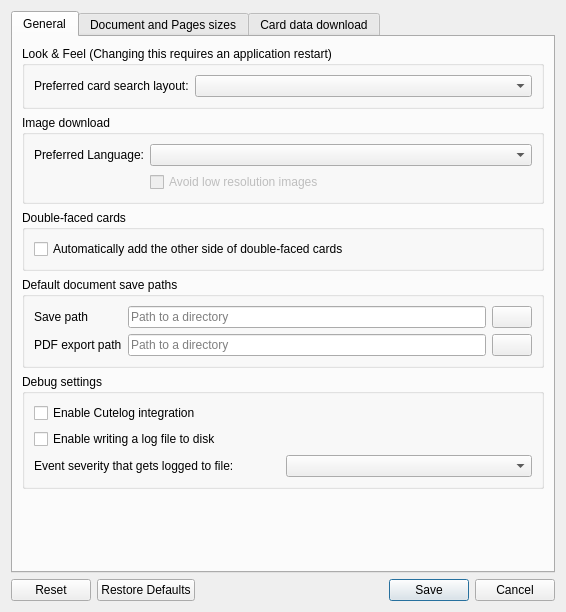
<?xml version="1.0" encoding="UTF-8"?>
<ui version="4.0">
 <class>Dialog</class>
 <widget class="QDialog" name="Dialog">
  <property name="geometry">
   <rect>
    <x>0</x>
    <y>0</y>
    <width>566</width>
    <height>612</height>
   </rect>
  </property>
  <property name="windowTitle">
   <string>Settings</string>
  </property>
  <layout class="QVBoxLayout" name="verticalLayout_3">
   <item>
    <widget class="QTabWidget" name="tab_widget">
     <property name="currentIndex">
      <number>0</number>
     </property>
     <widget class="QWidget" name="tab_general">
      <attribute name="title">
       <string>General</string>
      </attribute>
      <layout class="QVBoxLayout" name="verticalLayout_2">
       <item>
        <widget class="QGroupBox" name="look_and_feel_settings_group_box">
         <property name="title">
          <string>Look &amp;&amp; Feel (Changing this requires an application restart)</string>
         </property>
         <layout class="QFormLayout" name="formLayout">
          <item row="0" column="0">
           <widget class="QLabel" name="add_card_widget_style_label">
            <property name="text">
             <string>Preferred card search layout:</string>
            </property>
            <property name="buddy">
             <cstring>add_card_widget_style_combo_box</cstring>
            </property>
           </widget>
          </item>
          <item row="0" column="1">
           <widget class="QComboBox" name="add_card_widget_style_combo_box">
            <property name="sizePolicy">
             <sizepolicy hsizetype="Expanding" vsizetype="Fixed">
              <horstretch>0</horstretch>
              <verstretch>0</verstretch>
             </sizepolicy>
            </property>
            <property name="toolTip">
             <string>Horizontal adds a wide search area above the currently edited page.
Vertical adds a tall search area between the page list and the currently edited page.</string>
            </property>
           </widget>
          </item>
         </layout>
        </widget>
       </item>
       <item>
        <widget class="QGroupBox" name="image_download_group_box">
         <property name="title">
          <string>Image download</string>
         </property>
         <layout class="QGridLayout" name="gridLayout_2">
          <item row="1" column="1">
           <widget class="QCheckBox" name="avoid_low_res_images_check_box">
            <property name="enabled">
             <bool>false</bool>
            </property>
            <property name="toolTip">
             <string>&lt;html&gt;&lt;head/&gt;&lt;body&gt;&lt;p&gt;If no high-resolution scan of a card is available in your preferred language, use high-resolution English cards instead.&lt;/p&gt;&lt;p&gt;This only has an effect, if the preferred language is not English.&lt;/p&gt;&lt;/body&gt;&lt;/html&gt;</string>
            </property>
            <property name="text">
             <string>Avoid low resolution images</string>
            </property>
            <property name="tristate">
             <bool>false</bool>
            </property>
           </widget>
          </item>
          <item row="0" column="0">
           <widget class="QLabel" name="preferred_language_label">
            <property name="text">
             <string>Preferred Language:</string>
            </property>
            <property name="buddy">
             <cstring>preferred_language_combo_box</cstring>
            </property>
           </widget>
          </item>
          <item row="0" column="1">
           <widget class="QComboBox" name="preferred_language_combo_box">
            <property name="sizePolicy">
             <sizepolicy hsizetype="Expanding" vsizetype="Fixed">
              <horstretch>0</horstretch>
              <verstretch>0</verstretch>
             </sizepolicy>
            </property>
            <property name="toolTip">
             <string>The preferred card image language. Will fallback to English, if the card is unavailable in the preferred language.</string>
            </property>
           </widget>
          </item>
         </layout>
        </widget>
       </item>
       <item>
        <widget class="QGroupBox" name="double_faced_cards_group_box">
         <property name="title">
          <string>Double-faced cards</string>
         </property>
         <layout class="QVBoxLayout" name="verticalLayout_5">
          <item>
           <widget class="QCheckBox" name="automatically_add_opposing_faces">
            <property name="toolTip">
             <string>When adding double-faced cards, automatically add the same number of copies of the other side.
Uses the appropriate, matching other card side.
Uncheck to disable this automatism.</string>
            </property>
            <property name="text">
             <string>Automatically add the other side of double-faced cards</string>
            </property>
           </widget>
          </item>
         </layout>
        </widget>
       </item>
       <item>
        <widget class="QGroupBox" name="default_paths_group_box">
         <property name="title">
          <string>Default document save paths</string>
         </property>
         <layout class="QGridLayout" name="gridLayout_4">
          <item row="1" column="1">
           <widget class="QLineEdit" name="pdf_save_path">
            <property name="whatsThis">
             <string>If set, use this as the default location for saving exported PDF documents.</string>
            </property>
            <property name="inputMethodHints">
             <set>Qt::ImhNoAutoUppercase</set>
            </property>
            <property name="placeholderText">
             <string>Path to a directory</string>
            </property>
            <property name="clearButtonEnabled">
             <bool>true</bool>
            </property>
           </widget>
          </item>
          <item row="0" column="1">
           <widget class="QLineEdit" name="document_save_path">
            <property name="whatsThis">
             <string>If set, use this as the default location for saving documents.</string>
            </property>
            <property name="inputMethodHints">
             <set>Qt::ImhNoAutoUppercase</set>
            </property>
            <property name="placeholderText">
             <string>Path to a directory</string>
            </property>
            <property name="clearButtonEnabled">
             <bool>true</bool>
            </property>
           </widget>
          </item>
          <item row="0" column="0">
           <widget class="QLabel" name="document_save_path_label">
            <property name="text">
             <string>Save path</string>
            </property>
            <property name="buddy">
             <cstring>document_save_path</cstring>
            </property>
           </widget>
          </item>
          <item row="1" column="0">
           <widget class="QLabel" name="pdf_save_path_label">
            <property name="text">
             <string>PDF export path</string>
            </property>
            <property name="buddy">
             <cstring>pdf_save_path</cstring>
            </property>
           </widget>
          </item>
          <item row="0" column="2">
           <widget class="QPushButton" name="document_save_path_browse_button">
            <property name="toolTip">
             <string>Browse…</string>
            </property>
            <property name="text">
             <string/>
            </property>
            <property name="icon">
             <iconset theme="document-open">
              <normaloff>.</normaloff>.</iconset>
            </property>
           </widget>
          </item>
          <item row="1" column="2">
           <widget class="QPushButton" name="pdf_save_path_browse_button">
            <property name="toolTip">
             <string>Browse…</string>
            </property>
            <property name="text">
             <string/>
            </property>
            <property name="icon">
             <iconset theme="document-open">
              <normaloff>.</normaloff>.</iconset>
            </property>
           </widget>
          </item>
         </layout>
        </widget>
       </item>
       <item>
        <widget class="QGroupBox" name="groupBox">
         <property name="title">
          <string>Debug settings</string>
         </property>
         <layout class="QGridLayout" name="gridLayout_5">
          <item row="0" column="0" colspan="2">
           <widget class="QCheckBox" name="enable_cutelog_integration">
            <property name="toolTip">
             <string>Cutelog is a live log event viewer that can be used to monitor events in real-time.</string>
            </property>
            <property name="whatsThis">
             <string>&lt;html&gt;&lt;head/&gt;&lt;body&gt;&lt;p&gt;See &lt;a href=&quot;https://github.com/busimus/cutelog&quot;&gt;&lt;span style=&quot; text-decoration: underline; color:#2980b9;&quot;&gt;https://github.com/busimus/cutelog&lt;/span&gt;&lt;/a&gt; for details about Cutelog.&lt;/p&gt;&lt;/body&gt;&lt;/html&gt;</string>
            </property>
            <property name="text">
             <string>Enable Cutelog integration</string>
            </property>
           </widget>
          </item>
          <item row="4" column="1">
           <widget class="QComboBox" name="log_level_combo_box">
            <property name="toolTip">
             <string>Only write events with the given severity level and higher to the log file.</string>
            </property>
           </widget>
          </item>
          <item row="4" column="0">
           <widget class="QLabel" name="log_level_label">
            <property name="text">
             <string>Event severity that gets logged to file:</string>
            </property>
            <property name="buddy">
             <cstring>log_level_combo_box</cstring>
            </property>
           </widget>
          </item>
          <item row="3" column="0" colspan="2">
           <widget class="QCheckBox" name="enable_write_log_file">
            <property name="text">
             <string>Enable writing a log file to disk</string>
            </property>
           </widget>
          </item>
         </layout>
        </widget>
       </item>
       <item>
        <spacer name="verticalSpacer">
         <property name="orientation">
          <enum>Qt::Vertical</enum>
         </property>
         <property name="sizeHint" stdset="0">
          <size>
           <width>20</width>
           <height>40</height>
          </size>
         </property>
        </spacer>
       </item>
      </layout>
     </widget>
     <widget class="QWidget" name="tab">
      <attribute name="title">
       <string>Document and Pages sizes</string>
      </attribute>
      <layout class="QVBoxLayout" name="verticalLayout_6">
       <item>
        <widget class="QGroupBox" name="page_configuration_group_box">
         <property name="title">
          <string>Default settings for new documents</string>
         </property>
         <layout class="QGridLayout" name="gridLayout">
          <item row="15" column="1">
           <widget class="QLabel" name="page_margin_right_label">
            <property name="text">
             <string>Right margin</string>
            </property>
            <property name="buddy">
             <cstring>page_margin_right</cstring>
            </property>
           </widget>
          </item>
          <item row="12" column="3">
           <widget class="QSpinBox" name="page_margin_bottom">
            <property name="sizePolicy">
             <sizepolicy hsizetype="Expanding" vsizetype="Fixed">
              <horstretch>0</horstretch>
              <verstretch>0</verstretch>
             </sizepolicy>
            </property>
            <property name="toolTip">
             <string>&lt;html&gt;&lt;head/&gt;&lt;body&gt;&lt;p&gt;Minimum margin between the bottom paper border and the page content.&lt;/p&gt;&lt;p&gt;Most printers have a minimum printing margin of 3 to 5 mm.&lt;/p&gt;&lt;/body&gt;&lt;/html&gt;</string>
            </property>
            <property name="suffix">
             <string> mm</string>
            </property>
            <property name="maximum">
             <number>10000</number>
            </property>
           </widget>
          </item>
          <item row="14" column="1">
           <widget class="QLabel" name="page_margin_left_label">
            <property name="text">
             <string>Left margin</string>
            </property>
            <property name="buddy">
             <cstring>page_margin_left</cstring>
            </property>
           </widget>
          </item>
          <item row="8" column="3">
           <widget class="QSpinBox" name="page_height">
            <property name="sizePolicy">
             <sizepolicy hsizetype="Expanding" vsizetype="Fixed">
              <horstretch>0</horstretch>
              <verstretch>0</verstretch>
             </sizepolicy>
            </property>
            <property name="toolTip">
             <string>Default paper height in millimeters</string>
            </property>
            <property name="suffix">
             <string> mm</string>
            </property>
            <property name="maximum">
             <number>10000</number>
            </property>
           </widget>
          </item>
          <item row="12" column="1">
           <widget class="QLabel" name="page_margin_bottom_label">
            <property name="text">
             <string>Bottom Margin</string>
            </property>
            <property name="buddy">
             <cstring>page_margin_bottom</cstring>
            </property>
           </widget>
          </item>
          <item row="17" column="3">
           <widget class="QSpinBox" name="page_image_spacing_vertical">
            <property name="sizePolicy">
             <sizepolicy hsizetype="Expanding" vsizetype="Fixed">
              <horstretch>0</horstretch>
              <verstretch>0</verstretch>
             </sizepolicy>
            </property>
            <property name="toolTip">
             <string>&lt;html&gt;&lt;head/&gt;&lt;body&gt;&lt;p&gt;Space above and below of images. Images are this many millimeters apart.&lt;/p&gt;&lt;p&gt;If set to zero, you only need one cut to separate two images, otherwise you need two cuts but require less precision hitting the exact middle.&lt;/p&gt;&lt;/body&gt;&lt;/html&gt;</string>
            </property>
            <property name="suffix">
             <string> mm</string>
            </property>
            <property name="maximum">
             <number>10000</number>
            </property>
           </widget>
          </item>
          <item row="16" column="1">
           <widget class="QLabel" name="page_image_spacing_horizontal_label">
            <property name="text">
             <string>Horizontal image spacing</string>
            </property>
            <property name="buddy">
             <cstring>page_image_spacing_horizontal</cstring>
            </property>
           </widget>
          </item>
          <item row="15" column="3">
           <widget class="QSpinBox" name="page_margin_right">
            <property name="sizePolicy">
             <sizepolicy hsizetype="Expanding" vsizetype="Fixed">
              <horstretch>0</horstretch>
              <verstretch>0</verstretch>
             </sizepolicy>
            </property>
            <property name="toolTip">
             <string>&lt;html&gt;&lt;head/&gt;&lt;body&gt;&lt;p&gt;Minimum margin between the right paper border and the page content.&lt;/p&gt;&lt;p&gt;Most printers have a minimum printing margin of 3 to 5 mm.&lt;/p&gt;&lt;/body&gt;&lt;/html&gt;</string>
            </property>
            <property name="suffix">
             <string> mm</string>
            </property>
            <property name="maximum">
             <number>10000</number>
            </property>
           </widget>
          </item>
          <item row="14" column="3">
           <widget class="QSpinBox" name="page_margin_left">
            <property name="sizePolicy">
             <sizepolicy hsizetype="Expanding" vsizetype="Fixed">
              <horstretch>0</horstretch>
              <verstretch>0</verstretch>
             </sizepolicy>
            </property>
            <property name="toolTip">
             <string>&lt;html&gt;&lt;head/&gt;&lt;body&gt;&lt;p&gt;Minimum margin between the left paper border and the page content.&lt;/p&gt;&lt;p&gt;Most printers have a minimum printing margin of 3 to 5 mm.&lt;/p&gt;&lt;/body&gt;&lt;/html&gt;</string>
            </property>
            <property name="suffix">
             <string> mm</string>
            </property>
            <property name="maximum">
             <number>10000</number>
            </property>
           </widget>
          </item>
          <item row="17" column="1">
           <widget class="QLabel" name="page_image_spacing_vertical_label">
            <property name="text">
             <string>Vertical image spacing</string>
            </property>
            <property name="buddy">
             <cstring>page_image_spacing_vertical</cstring>
            </property>
           </widget>
          </item>
          <item row="16" column="3">
           <widget class="QSpinBox" name="page_image_spacing_horizontal">
            <property name="sizePolicy">
             <sizepolicy hsizetype="Expanding" vsizetype="Fixed">
              <horstretch>0</horstretch>
              <verstretch>0</verstretch>
             </sizepolicy>
            </property>
            <property name="toolTip">
             <string>&lt;html&gt;&lt;head/&gt;&lt;body&gt;&lt;p&gt;Space left and right of images. Images are this many millimeters apart.&lt;/p&gt;&lt;p&gt;If set to zero, you only need one cut to separate two images, otherwise you need two cuts but require less precision hitting the exact middle.&lt;/p&gt;&lt;/body&gt;&lt;/html&gt;</string>
            </property>
            <property name="suffix">
             <string> mm</string>
            </property>
            <property name="maximum">
             <number>10000</number>
            </property>
           </widget>
          </item>
          <item row="8" column="1">
           <widget class="QLabel" name="page_height_label">
            <property name="text">
             <string>Page height</string>
            </property>
            <property name="buddy">
             <cstring>page_height</cstring>
            </property>
           </widget>
          </item>
          <item row="6" column="1" colspan="3">
           <widget class="Line" name="line">
            <property name="orientation">
             <enum>Qt::Horizontal</enum>
            </property>
           </widget>
          </item>
          <item row="10" column="3">
           <widget class="QSpinBox" name="page_width">
            <property name="sizePolicy">
             <sizepolicy hsizetype="Expanding" vsizetype="Fixed">
              <horstretch>0</horstretch>
              <verstretch>0</verstretch>
             </sizepolicy>
            </property>
            <property name="toolTip">
             <string>Default paper width in millimeters</string>
            </property>
            <property name="suffix">
             <string> mm</string>
            </property>
            <property name="maximum">
             <number>10000</number>
            </property>
           </widget>
          </item>
          <item row="11" column="3">
           <widget class="QSpinBox" name="page_margin_top">
            <property name="sizePolicy">
             <sizepolicy hsizetype="Expanding" vsizetype="Fixed">
              <horstretch>0</horstretch>
              <verstretch>0</verstretch>
             </sizepolicy>
            </property>
            <property name="toolTip">
             <string>&lt;html&gt;&lt;head/&gt;&lt;body&gt;&lt;p&gt;Minimum margin between the top paper border and the page content.&lt;/p&gt;&lt;p&gt;Most printers have a minimum printing margin of 3 to 5 mm.&lt;/p&gt;&lt;/body&gt;&lt;/html&gt;</string>
            </property>
            <property name="suffix">
             <string> mm</string>
            </property>
            <property name="maximum">
             <number>10000</number>
            </property>
           </widget>
          </item>
          <item row="10" column="1">
           <widget class="QLabel" name="page_width_label">
            <property name="text">
             <string>Page width</string>
            </property>
            <property name="buddy">
             <cstring>page_width</cstring>
            </property>
           </widget>
          </item>
          <item row="11" column="1">
           <widget class="QLabel" name="page_margin_top_label">
            <property name="text">
             <string>Top margin</string>
            </property>
            <property name="buddy">
             <cstring>page_margin_top</cstring>
            </property>
           </widget>
          </item>
          <item row="5" column="3">
           <widget class="QSpinBox" name="pdf_page_count_limit">
            <property name="toolTip">
             <string>&lt;html&gt;&lt;head/&gt;&lt;body&gt;&lt;p&gt;Automatically split PDF documents, if they get longer than this many pages. Set to zero to disable splitting.&lt;/p&gt;&lt;p&gt;&lt;br/&gt;&lt;/p&gt;&lt;p&gt;When printing PDFs using a USB flash drive directly connected to the printer, the printer may refuse to print documents exceeding some arbitrary size limit.&lt;/p&gt;&lt;p&gt;To work around this limitation, you can enable this option and limit the number of pages per PDF. If the document has more pages, it will be exported into multiple PDF documents automatically.&lt;/p&gt;&lt;/body&gt;&lt;/html&gt;</string>
            </property>
            <property name="suffix">
             <string> pages</string>
            </property>
            <property name="maximum">
             <number>2000000000</number>
            </property>
           </widget>
          </item>
          <item row="0" column="3">
           <widget class="QCheckBox" name="print_cut_marker">
            <property name="toolTip">
             <string>Enable printing additional lines to aid cutting the printed sheets.</string>
            </property>
            <property name="text">
             <string>Print cut markers</string>
            </property>
           </widget>
          </item>
          <item row="5" column="1">
           <widget class="QLabel" name="pdf_page_count_limit_label">
            <property name="text">
             <string>Split PDFs longer than</string>
            </property>
            <property name="buddy">
             <cstring>pdf_page_count_limit</cstring>
            </property>
           </widget>
          </item>
         </layout>
        </widget>
       </item>
       <item>
        <spacer name="verticalSpacer_3">
         <property name="orientation">
          <enum>Qt::Vertical</enum>
         </property>
         <property name="sizeHint" stdset="0">
          <size>
           <width>20</width>
           <height>40</height>
          </size>
         </property>
        </spacer>
       </item>
      </layout>
     </widget>
     <widget class="QWidget" name="tab_card_data_download">
      <attribute name="title">
       <string>Card data download</string>
      </attribute>
      <layout class="QVBoxLayout" name="verticalLayout">
       <item>
        <widget class="QLabel" name="card_download_settings_header_label">
         <property name="text">
          <string>Changing these options requires re-downloading the card data from Scryfall.</string>
         </property>
        </widget>
       </item>
       <item>
        <widget class="QGroupBox" name="card_download_general_settings">
         <property name="title">
          <string>General download filters</string>
         </property>
         <layout class="QVBoxLayout" name="verticalLayout_4">
          <item>
           <widget class="QCheckBox" name="include_cards_depicting_racism">
            <property name="toolTip">
             <string>&lt;html&gt;&lt;head/&gt;&lt;body&gt;&lt;p&gt;Enable downloading cards banned for depicting racism.&lt;/p&gt;&lt;p&gt;Changing this option only takes effect when re-building the program’s card database by completely omitting the cards or including them during the download process.&lt;/p&gt;&lt;p&gt;Background:&lt;/p&gt;&lt;p&gt;Some cards were banned by Wizards of the Coast, because they depict references to controversial real-world events, religion or contain combinations of card effect, name and artwork that, when viewed together, depict racism. These cards are banned in all sanctioned tournament formats and several community formats like Commander, Oathbreaker and others.&lt;/p&gt;&lt;/body&gt;&lt;/html&gt;</string>
            </property>
            <property name="text">
             <string>Include cards depicting racism</string>
            </property>
           </widget>
          </item>
          <item>
           <widget class="QCheckBox" name="include_cards_without_images">
            <property name="toolTip">
             <string>Include non-English cards with low-resolution,
English placeholder images with an overlay text stating
“This card is not available in the selected language.”</string>
            </property>
            <property name="text">
             <string>Include cards with placholder images</string>
            </property>
           </widget>
          </item>
          <item>
           <widget class="QCheckBox" name="include_white_bordered_cards">
            <property name="text">
             <string>Include white-bordered cards</string>
            </property>
           </widget>
          </item>
          <item>
           <widget class="QCheckBox" name="include_gold_bordered_cards">
            <property name="toolTip">
             <string>Some “collectible” sets, like full reprints of tournament-winning decks were printed with golden borders.
These are not tournament legal.</string>
            </property>
            <property name="text">
             <string>Include gold-bordered cards</string>
            </property>
           </widget>
          </item>
          <item>
           <widget class="QCheckBox" name="include_funny_cards">
            <property name="toolTip">
             <string>“Funny” cards, not legal in any constructed format. This includes full-art Contraptions from Unstable and some black-bordered promotional cards, in addition to all silver-bordered cards.</string>
            </property>
            <property name="text">
             <string>Include “funny” cards</string>
            </property>
           </widget>
          </item>
          <item>
           <widget class="QCheckBox" name="include_token">
            <property name="text">
             <string>Include Token cards</string>
            </property>
           </widget>
          </item>
         </layout>
        </widget>
       </item>
       <item>
        <widget class="QGroupBox" name="card_download_format_settings">
         <property name="title">
          <string>Include cards banned in specific Formats</string>
         </property>
         <layout class="QGridLayout" name="gridLayout_3">
          <item row="0" column="0">
           <widget class="QCheckBox" name="include_banned_in_brawl">
            <property name="text">
             <string>Brawl</string>
            </property>
           </widget>
          </item>
          <item row="0" column="1">
           <widget class="QCheckBox" name="include_banned_in_pauper">
            <property name="text">
             <string>Pauper</string>
            </property>
           </widget>
          </item>
          <item row="1" column="0">
           <widget class="QCheckBox" name="include_banned_in_commander">
            <property name="text">
             <string>Commander</string>
            </property>
           </widget>
          </item>
          <item row="1" column="1">
           <widget class="QCheckBox" name="include_banned_in_penny">
            <property name="text">
             <string>Penny</string>
            </property>
           </widget>
          </item>
          <item row="2" column="0">
           <widget class="QCheckBox" name="include_banned_in_historic">
            <property name="text">
             <string>Historic</string>
            </property>
           </widget>
          </item>
          <item row="2" column="1">
           <widget class="QCheckBox" name="include_banned_in_pioneer">
            <property name="text">
             <string>Pioneer</string>
            </property>
           </widget>
          </item>
          <item row="3" column="0">
           <widget class="QCheckBox" name="include_banned_in_legacy">
            <property name="text">
             <string>Legacy</string>
            </property>
           </widget>
          </item>
          <item row="3" column="1">
           <widget class="QCheckBox" name="include_banned_in_standard">
            <property name="text">
             <string>Standard</string>
            </property>
           </widget>
          </item>
          <item row="4" column="0">
           <widget class="QCheckBox" name="include_banned_in_modern">
            <property name="text">
             <string>Modern</string>
            </property>
           </widget>
          </item>
          <item row="4" column="1">
           <widget class="QCheckBox" name="include_banned_in_vintage">
            <property name="text">
             <string>Vintage</string>
            </property>
           </widget>
          </item>
         </layout>
        </widget>
       </item>
       <item>
        <spacer name="verticalSpacer_2">
         <property name="orientation">
          <enum>Qt::Vertical</enum>
         </property>
         <property name="sizeHint" stdset="0">
          <size>
           <width>20</width>
           <height>40</height>
          </size>
         </property>
        </spacer>
       </item>
      </layout>
     </widget>
    </widget>
   </item>
   <item>
    <widget class="QDialogButtonBox" name="button_box">
     <property name="orientation">
      <enum>Qt::Horizontal</enum>
     </property>
     <property name="standardButtons">
      <set>QDialogButtonBox::Cancel|QDialogButtonBox::Reset|QDialogButtonBox::RestoreDefaults|QDialogButtonBox::Save</set>
     </property>
    </widget>
   </item>
  </layout>
 </widget>
 <tabstops>
  <tabstop>tab_widget</tabstop>
  <tabstop>add_card_widget_style_combo_box</tabstop>
  <tabstop>preferred_language_combo_box</tabstop>
  <tabstop>avoid_low_res_images_check_box</tabstop>
  <tabstop>automatically_add_opposing_faces</tabstop>
  <tabstop>document_save_path</tabstop>
  <tabstop>document_save_path_browse_button</tabstop>
  <tabstop>pdf_save_path</tabstop>
  <tabstop>pdf_save_path_browse_button</tabstop>
  <tabstop>enable_cutelog_integration</tabstop>
  <tabstop>enable_write_log_file</tabstop>
  <tabstop>log_level_combo_box</tabstop>
  <tabstop>print_cut_marker</tabstop>
  <tabstop>pdf_page_count_limit</tabstop>
  <tabstop>page_height</tabstop>
  <tabstop>page_width</tabstop>
  <tabstop>page_margin_top</tabstop>
  <tabstop>page_margin_bottom</tabstop>
  <tabstop>page_margin_left</tabstop>
  <tabstop>page_margin_right</tabstop>
  <tabstop>page_image_spacing_horizontal</tabstop>
  <tabstop>page_image_spacing_vertical</tabstop>
  <tabstop>include_cards_depicting_racism</tabstop>
  <tabstop>include_cards_without_images</tabstop>
  <tabstop>include_white_bordered_cards</tabstop>
  <tabstop>include_gold_bordered_cards</tabstop>
  <tabstop>include_funny_cards</tabstop>
  <tabstop>include_token</tabstop>
  <tabstop>include_banned_in_brawl</tabstop>
  <tabstop>include_banned_in_commander</tabstop>
  <tabstop>include_banned_in_historic</tabstop>
  <tabstop>include_banned_in_legacy</tabstop>
  <tabstop>include_banned_in_modern</tabstop>
  <tabstop>include_banned_in_pauper</tabstop>
  <tabstop>include_banned_in_penny</tabstop>
  <tabstop>include_banned_in_pioneer</tabstop>
  <tabstop>include_banned_in_standard</tabstop>
  <tabstop>include_banned_in_vintage</tabstop>
 </tabstops>
 <resources/>
 <connections>
  <connection>
   <sender>button_box</sender>
   <signal>accepted()</signal>
   <receiver>Dialog</receiver>
   <slot>accept()</slot>
   <hints>
    <hint type="sourcelabel">
     <x>278</x>
     <y>605</y>
    </hint>
    <hint type="destinationlabel">
     <x>157</x>
     <y>274</y>
    </hint>
   </hints>
  </connection>
  <connection>
   <sender>button_box</sender>
   <signal>rejected()</signal>
   <receiver>Dialog</receiver>
   <slot>reject()</slot>
   <hints>
    <hint type="sourcelabel">
     <x>346</x>
     <y>605</y>
    </hint>
    <hint type="destinationlabel">
     <x>286</x>
     <y>274</y>
    </hint>
   </hints>
  </connection>
 </connections>
</ui>
